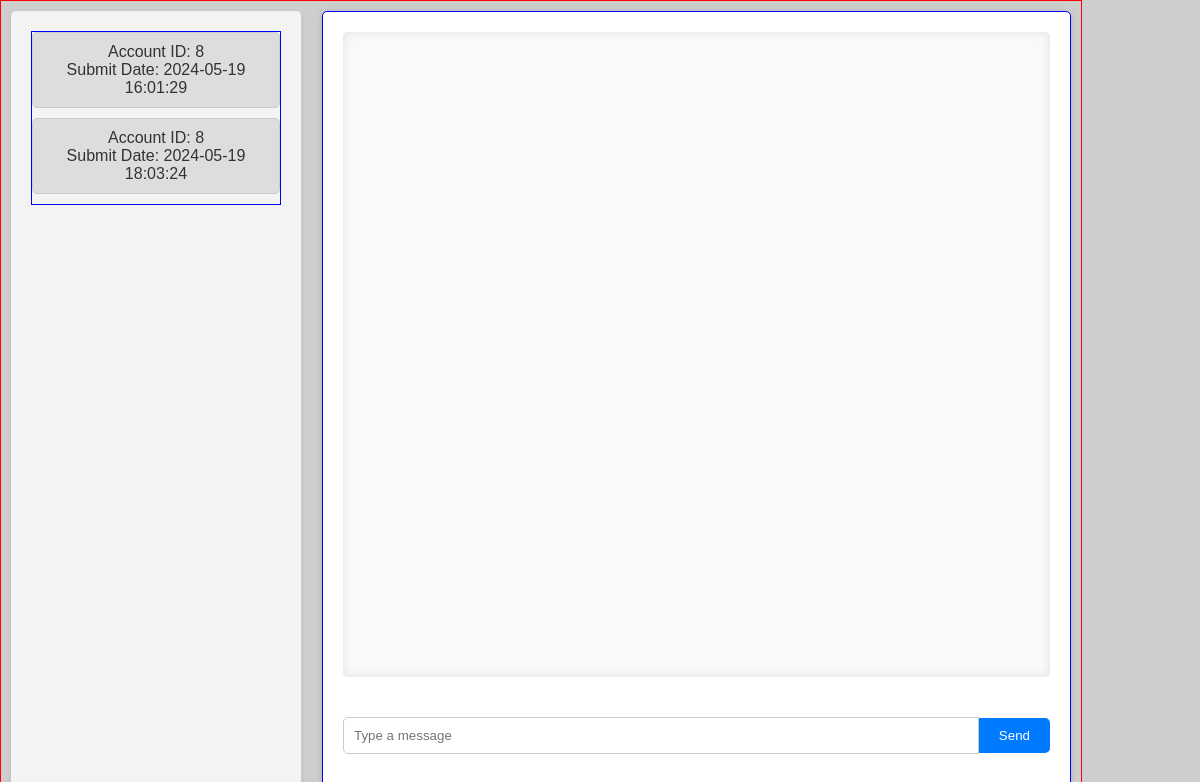
/pages/chat/conversation.php (signed in), run on an earlier commit of the app's database.
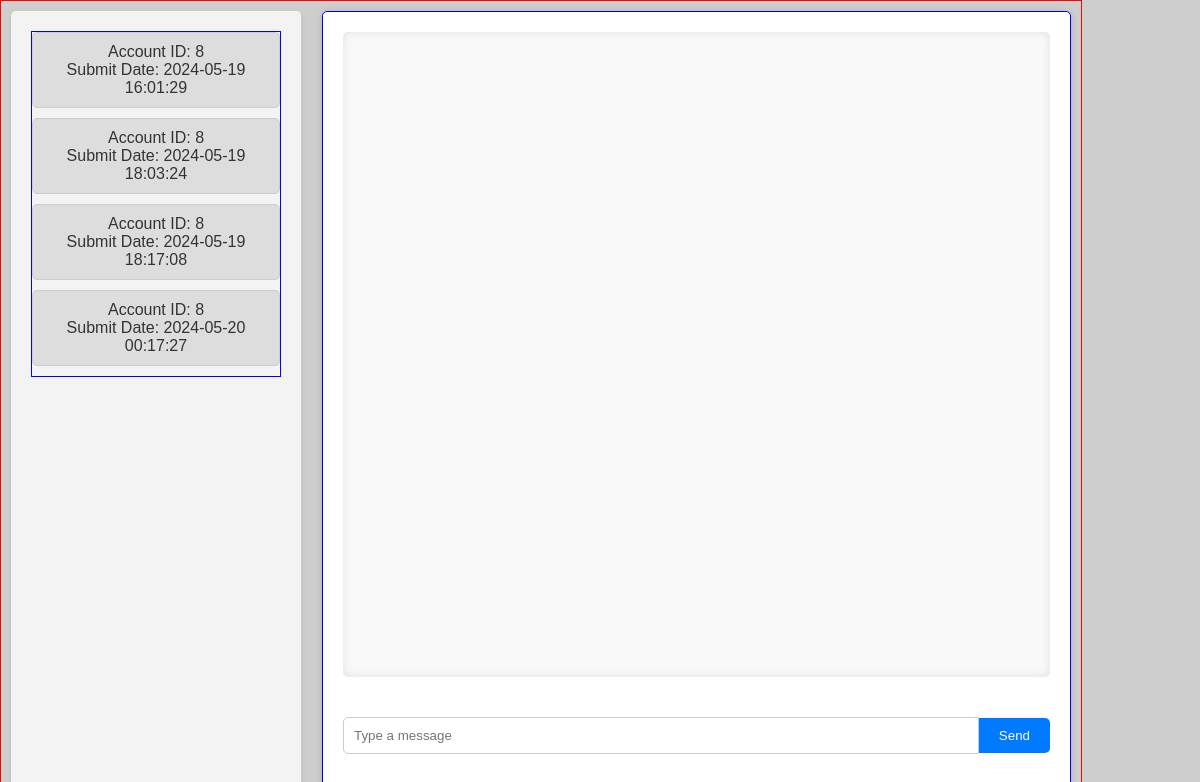
And on a later commit of the database.
### tables this page shows
CREATE TABLE conversations (
  ID INTEGER NOT NULL PRIMARY KEY AUTOINCREMENT,
  ACCOUNT_ID_1 int NOT NULL,
  ACCOUNT_ID_2 int NOT NULL,
  submit_date datetime NOT NULL,
  FOREIGN KEY (ACCOUNT_ID_1) REFERENCES USERS(ID),
  FOREIGN KEY (ACCOUNT_ID_2) REFERENCES USERS(ID)
);

### pages/chat/conversation.php (called while the page is built, shortened)
<?php
require_once '../../database/read_tables.php';
require_once '../../utils/getters.php';
require_once '../../templates/chat_page_tpl.php';
$db = getDatabaseConnection();
$id = $_SESSION['id'];
$stmt = "SELECT * FROM CONVERSATIONs WHERE ACCOUNT_ID_1= :id or ACCOUNT_ID_2 = :id";
$conversations = fetchDataAll($db, $stmt, [':id' => $id]);
drawChatMessage($db, $conversations);
?>

### utils/getters.php (called while the page is built, shortened)
<?php
function fetchDataAll($db, $query, $params = [])
{
    $stmt = $db->prepare($query);
    $stmt->execute($params);
    return $stmt->fetchAll(PDO::FETCH_ASSOC);
}
?>

### templates/chat_page_tpl.php (the view, shortened to what this page needs)
<?php function drawChatMessage($db, $conversations){
?>
    <!doctype html>
<html lang="en">
<head>
    <link rel="stylesheet" href="../../../css/container.css">
    <link rel="stylesheet" href="../../../css/settings.css">
    <link rel="stylesheet" href="../../../css/chat.css">
    <link rel="stylesheet" href="../../../css/conversation.css">
</head>
<body>
    <section class="row" style="border:solid red 1px;">
        <nav class="vertical-navbar column">
            <ul style="border: solid blue 1px;">
                <?php
                foreach ($conversations as $conversation) {
                    $conversation_id = htmlspecialchars($conversation['ID']);
                    $other_account_id = htmlspecialchars($conversation['ACCOUNT_ID_1'] == $id ? $conversation['ACCOUNT_ID_2'] : $conversation['ACCOUNT_ID_1']);
                    ?>
                    <li>
                        <a href="#" class="conversation-link" data-account-id="<?php echo $other_account_id; ?>"
                            data-conversation-id="<?php echo $conversation_id; ?>">
                            Account ID: <?php echo $other_account_id; ?><br>
                            Submit Date: <?php echo htmlspecialchars($conversation['submit_date']); ?><br>
                        </a>
                    </li>
                <?php } ?>
            </ul>
        </nav>
        <section id="chat" class="column" style="border: solid blue 1px;">
            <section id="conversation-details">
                <div id="messages"></div>
                <form id="message-form">
                    <input type="text" id="message-input" name="message" placeholder="Type a message" required>
                    <button type="submit">Send</button>
                </form>
            </section>
        </section>
    </section>
</body>
</html>
<?php
}
?>

### css/container.css (style rules this page uses)
.column { display: flex; flex-direction: column; align-items: center; text-align: center; width: 50%; padding: 0 2rem 0 0; }
.row { display: flex; flex-direction: row; justify-content: left; width:90%; }

### css/settings.css (style rules this page uses)
body { background-color: #f2f2f2; font-family: Arial, sans-serif; margin: 0; padding: 0; }
.vertical-navbar { flex: 1 1 20%; padding: 20px; background-color: #f9f9f9; border-right: 1px solid #ccc; }
.vertical-navbar ul { list-style: none; padding: 0; margin: 0; }
.vertical-navbar li { margin-bottom: 10px; }
.vertical-navbar a { display: block; padding: 10px; background-color: #ddd; color: #333; text-decoration: none; border-radius: 5px; transition: background-color 0.3s; }
.row { display: flex; flex-wrap: wrap; margin-bottom: 20px; }
.column { flex: 1 1 45%; padding: 10px; margin: 10px; background-color: #f9f9f9; border-radius: 5px; box-shadow: 0 2px 4px rgba(0, 0, 0, 0.1); }
textarea, input { width: 100%; padding: 10px; margin-top: 10px; border: 1px solid #ccc; border-radius: 5px; }

### css/chat.css (style rules this page uses)
body { font-family: Arial, sans-serif; margin: 0; padding: 0; }
.row { display: flex; height: 100vh; }
.vertical-navbar { flex: 0 0 250px; background-color: #f3f3f3; padding: 20px; overflow-y: auto; }
.vertical-navbar ul { list-style: none; padding: 0; margin: 0; }
.vertical-navbar li { margin-bottom: 10px; }
.conversation-link { display: block; padding: 10px; border: 1px solid #ccc; border-radius: 5px; text-decoration: none; color: #333; transition: background-color 0.3s; }
#chat { flex: 1; display: flex; flex-direction: column; }
#conversation-details { flex: 1; padding: 20px; }
#messages { overflow-y: auto; padding-bottom: 20px; }
#message-form { margin-top: 20px; display: flex; }
#message-input { flex: 1; padding: 10px; border: 1px solid #ccc; border-radius: 5px 0 0 5px; }
#message-form button { padding: 10px; background-color: #007bff; border: none; border-radius: 0 5px 5px 0; color: #fff; cursor: pointer; transition: background-color 0.3s; }

### css/conversation.css (style rules this page uses)
body { font-family: Arial, sans-serif; margin: 0; padding: 0; background-color: #cecece; }
.row { display: flex; height: 100vh; }
.vertical-navbar { flex: 0 0 250px; background-color: #f3f3f3; padding: 20px; overflow-y: auto; }
.vertical-navbar ul { list-style: none; padding: 0; margin: 0; }
.vertical-navbar li { margin-bottom: 10px; }
.conversation-link { display: block; padding: 10px; border: 1px solid #ccc; border-radius: 5px; text-decoration: none; color: #333; transition: background-color 0.3s; }
#chat { flex: 1; display: flex; flex-direction: column; padding: 0 20px; }
#conversation-details { flex: 1; display: flex; flex-direction: column; justify-content: space-between; padding: 20px; background-color: #fff; border-radius: 5px; box-shadow: 0 0 10px rgba(0, 0, 0, 0.1); width: 100%; }
#messages { overflow-y: auto; flex: 1; padding-bottom: 20px; background-color: #f9f9f9; border-radius: 5px; box-shadow: inset 0 0 10px rgba(0, 0, 0, 0.1); margin-bottom: 20px; }
#message-form { display: flex; align-items: center; }
#message-input { flex: 1; padding: 10px; border: 1px solid #ccc; border-radius: 5px 0 0 5px; margin: 0; }
#message-form button { padding: 10px 20px; background-color: #007bff; border: none; border-radius: 0 5px 5px 0; color: #fff; cursor: pointer; transition: background-color 0.3s; }

What changed in the data, as far as the page shows it:
added conversations: ACCOUNT_ID_1 "8", submit_date "2024-05-19 18:17:08"
added conversations: ACCOUNT_ID_1 "8", submit_date "2024-05-20 00:17:27"
